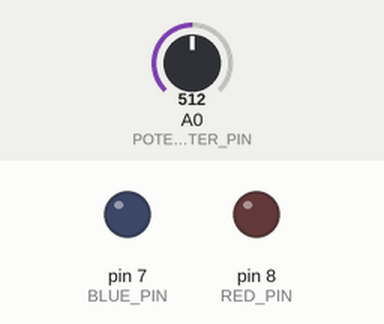
A sketch run on a simulated Arduino Uno, built with avr-gcc and run on an emulated ATmega328P. Shown: output pins drawn as LEDs (lit = HIGH). The test bench sets the inputs (shaded band); at power-on: A0 (POTENTIOMETER_PIN) = 512.

Above: at 2.42 s.
2.9 s: A0 (POTENTIOMETER_PIN) set to 122
At 3.18 s:
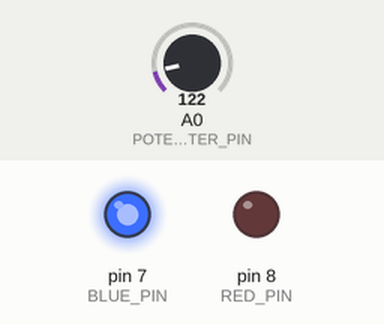
6.4 s: A0 (POTENTIOMETER_PIN) set to 0
At 7.53 s:
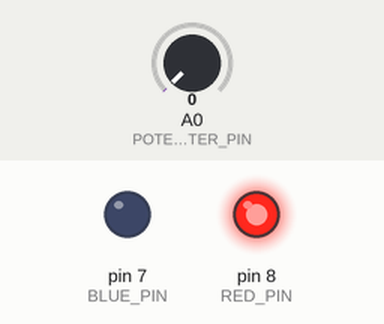
9.9 s: A0 (POTENTIOMETER_PIN) set to 511
Timing chart, 0 to 19.4 s (numbered marks = the images above; inputs shaded):
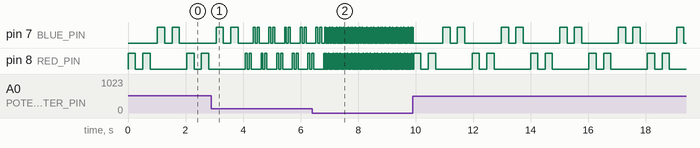

The sketch:

Project6.ino
```cpp
#define BLUE_PIN 7
#define RED_PIN 8
#define POTENTIOMETER_PIN A0

void setup() {
  pinMode(BLUE_PIN, OUTPUT);
  pinMode(RED_PIN, OUTPUT);
}

void loop() {
  int reading = analogRead(POTENTIOMETER_PIN);
  int time = map(reading, 0, 1023, 10, 500);

  // turn on the red diode
  digitalWrite(RED_PIN, HIGH);
  delay(time);
  digitalWrite(RED_PIN, LOW);
  delay(time);
  digitalWrite(RED_PIN, HIGH);
  delay(time);
  digitalWrite(RED_PIN, LOW);
  delay(time);

  // turn on the blue diode
  digitalWrite(BLUE_PIN, HIGH);
  delay(time);
  digitalWrite(BLUE_PIN, LOW);
  delay(time);
  digitalWrite(BLUE_PIN, HIGH);
  delay(time);
  digitalWrite(BLUE_PIN, LOW);
  delay(time);
}
```

Measured:
- by itself, pin 8 (RED_PIN): repeats every 2.0 s: LOW 0.25 s, HIGH 0.25 s, LOW 1.3 s, HIGH 0.25 s
